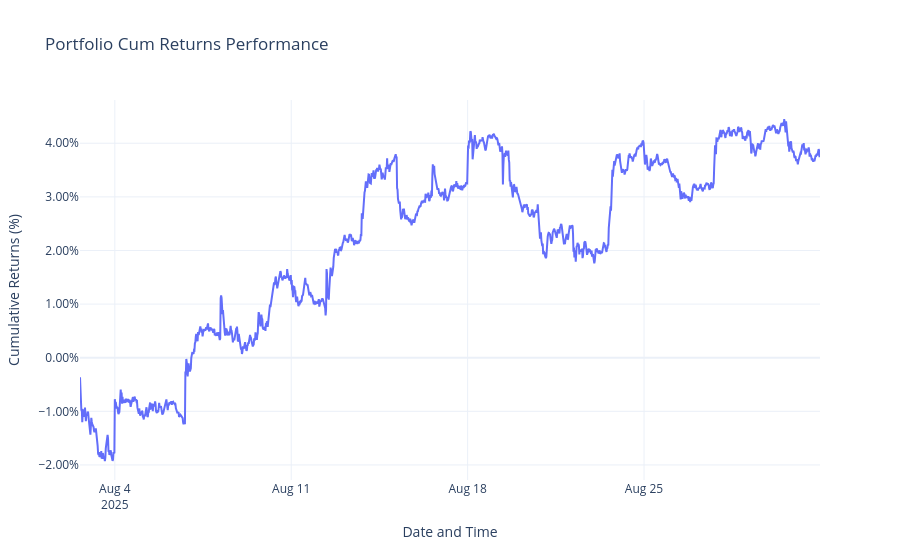

The notebook cell saved with this chart:
### Markdown cell above
### Plot!

### Code cell
fig = go.Figure()

fig.add_trace(go.Scatter(
    x=cum_ret.index,
    y=cum_ret.values,
    mode="lines",
    name="Portfolio Strategy",
))

fig.update_layout(
    title = {
        'text' : "Portfolio Cum Returns Performance",
	},
    xaxis_title = "Date and Time",
    yaxis_title = "Cumulative Returns (%)",
    template="plotly_white"
)
fig.update_xaxes(rangebreaks=[
    dict(bounds=["sat", "mon"]),
    dict(bounds=[16, 9.5], pattern="hour")
])
fig.update_layout(yaxis_tickformat='.2%')
fig.show()

### Figure 1 — Plotly figure (JSON) as saved in the notebook; plotly's stock layout.template omitted (floating-point values rounded to 4 significant figures; data arrays with more than 128 entries replaced by an {"elided": "..."} marker saying what was removed)
{"data": [{"mode": "lines", "name": "Portfolio Strategy", "type": "scatter", "x": {"elided": "1637 str values"}, "y": {"elided": "1637 float values"}}], "layout": {"title": {"text": "Portfolio Cum Returns Performance"}, "xaxis": {"rangebreaks": [{"bounds": ["sat", "mon"]}, {"bounds": [16, 9.5], "pattern": "hour"}], "title": {"text": "Date and Time"}}, "yaxis": {"tickformat": ".2%", "title": {"text": "Cumulative Returns (%)"}}}}
